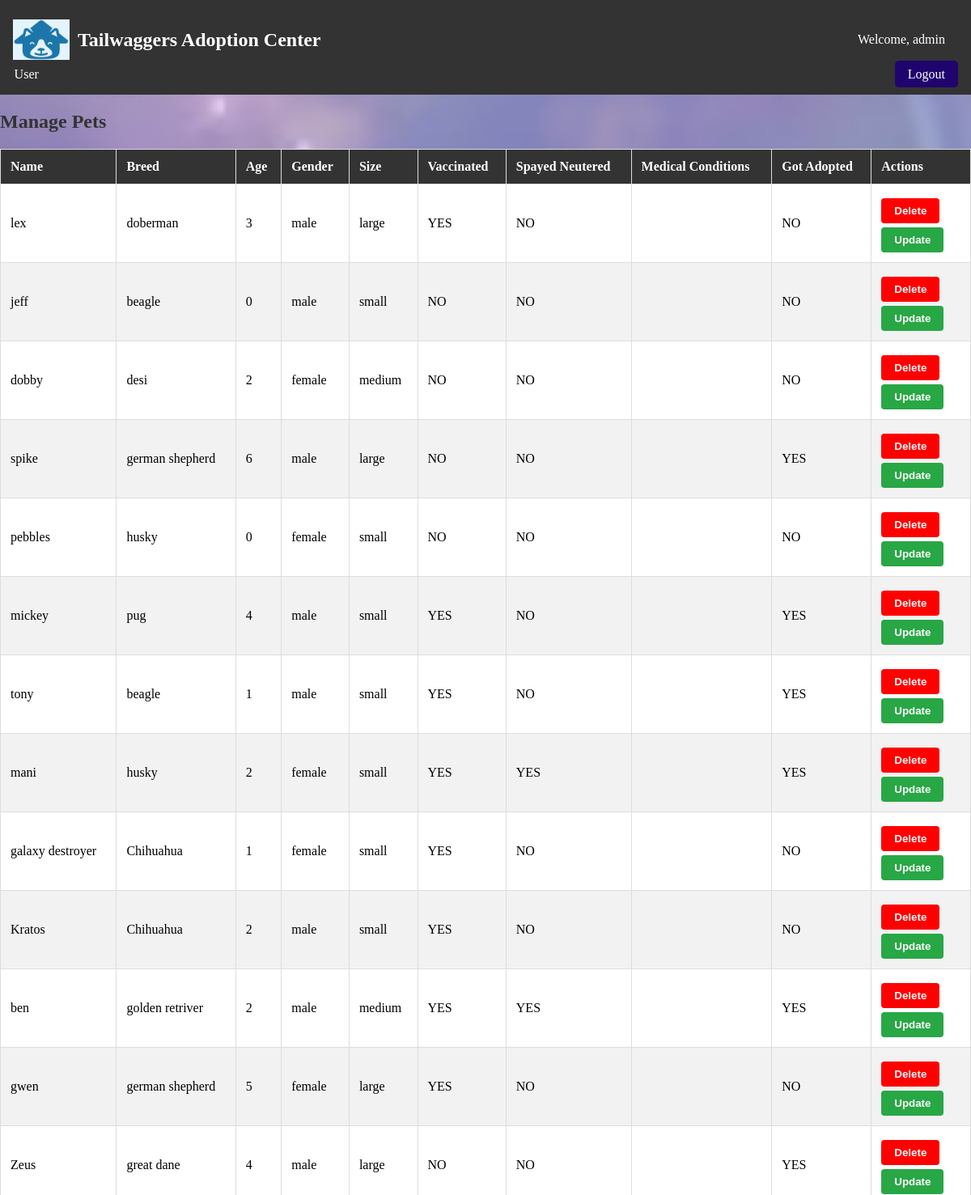
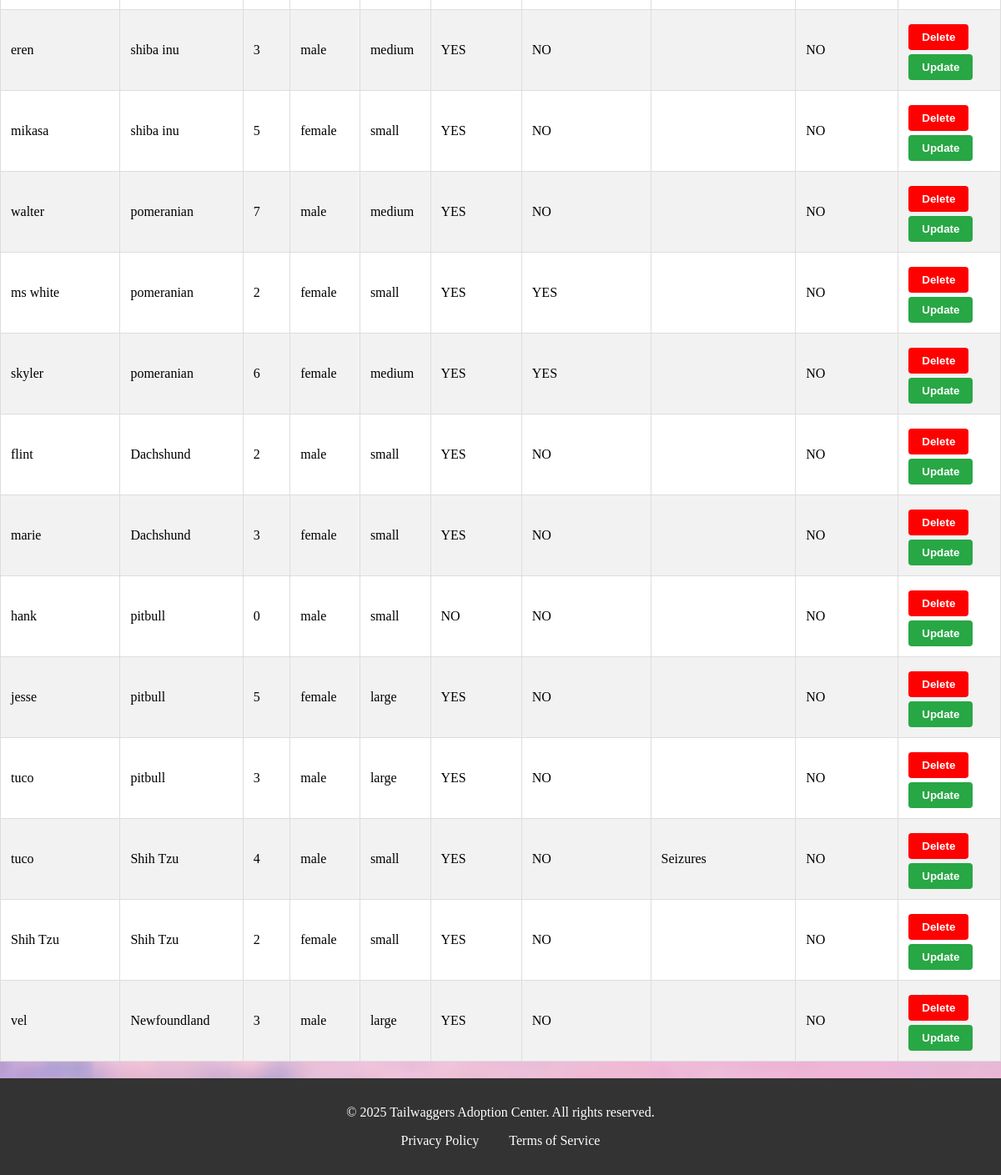
The page /manage_pets (signed in) on the database its author committed (2 pictures, top to bottom).
### webpage/models.py (models this page shows, shortened)
class pet(models.Model):
    SIZE_CHOICES = [ ('small', 'Small'), ('medium', 'Medium'), ('large', 'Large'), ]
    GENDER_CHOICES =[("female","Female"),("male","Male")]
    name=models.CharField(max_length=50)
    age=models.CharField(max_length=20)
    breed=models.ForeignKey(breed,on_delete=models.CASCADE,default=1)
    gender=models.CharField(max_length=10,choices=GENDER_CHOICES ,default='male')
    description = models.TextField(max_length=300,blank=True)
    size = models.CharField(max_length=10, choices=SIZE_CHOICES, default='medium')
    vaccinations = models.BooleanField(default=False)
    spayed_neutered = models.BooleanField(default=False)
    medical_conditions = models.CharField(max_length=100, blank=True)
    image=models.ImageField(upload_to=("upload/image/"))
    is_adopted=models.BooleanField(default=False)
    class Meta:
        permissions = [("can_add_pet","can add pet")]

class breed(models.Model):
    ACTIVITY_LEVEL_CHOICES = [ ('low', 'Low'), ('medium', 'Medium'), ('high', 'High'), ]
    SIZE_CHOICES = [ ('small', 'Small'), ('medium', 'Medium'), ('large', 'Large'), ]
    name = models.CharField(max_length=50)
    good_with_kids = models.BooleanField(default=False)
    low_shedding =models.BooleanField(default=False)
    first_time_owner = models.BooleanField(default=False)
    Guard_dog = models.BooleanField(default=False)
    athletic = models.BooleanField(default=False)
    first_time_owner = models.BooleanField(default=False)
    image=models.ImageField(upload_to=("upload/image/"), blank=True)
    activity_level = models.CharField(max_length=10, choices=ACTIVITY_LEVEL_CHOICES, default='medium')
    size = models.CharField(max_length=10, choices=SIZE_CHOICES, default='medium')

### webpage/views.py (the view)
# urls.py: path('manage_pets',views.manage_pets, name="manage_pets"),
@user_passes_test(lambda u: u.is_staff)
@cache_control(no_cache=True, must_revalidate=True, no_store=True)
def manage_pets(request):
    pets = pet.objects.all()
    if request.method == 'POST':
        pet_id = request.POST.get('pet_id')
        pet_to_delete = pet.objects.get(id=pet_id)
        pet_to_delete.delete()
        messages.success(request, "Pet deleted successfully!")
        return redirect('manage_pets')
    return render(request, "staff/manage_pets.html", {"pets": pets,})

### webpage/templates/staff/manage_pets.html (shortened to what this page needs)
{% extends 'base.html'%}
{% block content%}
<h2>Manage Pets</h2>
<table>
    <thead>
        <tr>
            <th>Name</th>
            <th>Breed</th>
            <th>Age</th>
            <th>Gender</th>
            <th>Size</th>
            <th>Vaccinated</th>
            <th>Spayed Neutered</th>
            <th>Medical Conditions</th>
            <th>Got Adopted</th>
            <th>Actions</th>
        </tr>
    </thead>
    <tbody>
        {% for pet in pets %}
        <tr>
            <td>{{ pet.name }}</td>
            <td>{{ pet.breed.name }}</td>
            <td>{{ pet.age }}</td>
            <td>{{ pet.gender }}</td>
            <td>{{ pet.size }}</td>
            <td>{% if pet.vaccinations %}
                YES
                {% else %}
                NO
                {% endif %}
            </td>
            <td>{%if  pet.spayed_neutered %}
                YES
                {% else %}
                NO
                {% endif %}
            </td>
            <td>{{ pet.medical_conditions }}</td>
            <td>{% if pet.is_adopted %}
                YES
                {% else %}
                NO
                {% endif %}
            </td>
            <td> <form method="POST">
                <button type="submit" class="delete-btn">Delete</button>
            </form>
            <a href="{% url 'update_pet' pet.id %}">
                <button type="submit" class="update-btn">Update</button>
            </a>
        </td>
    </tr>
    {% endfor %}
</tbody>
</table>
{% endblock%}

### webpage/templates/nav/staff_nav.html (shortened to what this page needs)
{% load static %}
<nav>
    <div class="nav-container">
        <div class="logo">
            <img src="{% static 'onlyLOGO.jpg' %}" alt="logo" width="70" height="50">
            <h1>Tailwaggers Adoption Center</h1>
        </div>
        {% if user.is_authenticated %}
        <div class="welcome-message">
            <span class="welcome-message">Welcome, {{ user.username }}</span>
        </div>
        {% endif %}
    </div>
    <div class="nav-links-container">
        <ul class="nav-links">
            <li class="dropdown">
                <a href="#" class="dropbtn">User</a>
            </li>
        </ul>
        <div class="nav-login-logout">
            {% if user.is_authenticated %}
            <div class="nav-logout">
                <a href="{% url 'logout' %}" class="btn">Logout</a>
            </div>
            {% else %}
            <div class="nav-login">
                <a href="{% url 'login' %}" class="btn">Login</a>
            </div>
            {% endif %}
        </div>
    </div>
</nav>

### static/style.css (style rules this page uses)
body { font-family: 'Times New Roman', sans-serif; margin: 0; padding: 0; background-color: #f4f4f4; background-image: url(./petpage_BG_new.jpg); background-size: cover; background-repeat: no-repeat; background-attachment: fixed; }
nav { background: #333;color: #fff;display: flex;flex-direction: column;align-items: flex-start;padding: 1rem; }
.nav-container { display: flex;width: 100%;justify-content: space-between; align-items: center; }
.nav-links-container { display: flex;width: 100%;justify-content: space-between; align-items: center; }
nav .logo { display: flex;align-items: center; }
nav .logo h1 { margin-left: 10px;font-family: 'Times New Roman', Times, serif ; }
.welcome-message { display: inline-block;margin-right: auto; }
.welcome-message { margin-right: 0.5rem; }
.nav-links { list-style: none;margin: 0;padding: 0;display: flex;flex-direction: row; align-items: center; }
nav .nav-links li { margin-right: 2rem; }
nav .nav-links a { color: #ffffff;text-decoration: none; }
.nav-login-logout { display: flex;align-items: center; }
.nav-login-logout > div { margin-left: 1rem; }
.nav-logout .btn { background: #1f046d;color: #fff;padding: 0.5rem 1rem;text-decoration: none; border-radius: 5px; }
.dropdown { position: relative; }
.dropdown .dropbtn { background: none; border: none; cursor: pointer; color: #fff;font-size: 1rem; padding: 0.1rem 0.1rem; }
table { width: 100%; border-collapse: collapse; margin: 20px 0; }
table th, table td { padding: 12px; border: 1px solid #ddd; text-align: left; }
table th { background-color: #333; color: white; }
table tr:nth-child(even) { background-color: #f2f2f2; }
table tr:nth-child(odd) { background-color: #ffffff; }
.delete-btn { background-color: #ff0000;color: white; padding: 8px 16px; border: none; border-radius: 4px; cursor: pointer; font-weight: bold; margin-right: 10px; margin-top: 5px; display: inline-block; }
.update-btn { background-color: #28a745; color: white; padding: 8px 16px; border: none; border-radius: 4px; cursor: pointer; font-weight: bold; margin-right: 10px;margin-top: 5px;display: inline-block; }
h2 { color: #333; }

### rows shown on the page
pet: name "lex", breed.name "doberman", age "3", gender "male", size "large", vaccinations "YES", spayed_neutered "NO", is_adopted "NO"
pet: name "jeff", breed.name "beagle", age "0", gender "male", size "small", vaccinations "NO", spayed_neutered "NO", is_adopted "NO"
pet: name "dobby", breed.name "desi", age "2", gender "female", size "medium", vaccinations "NO", spayed_neutered "NO", is_adopted "NO"
pet: name "spike", breed.name "german shepherd", age "6", gender "male", size "large", vaccinations "NO", spayed_neutered "NO", is_adopted "YES"
pet: name "pebbles", breed.name "husky", age "0", gender "female", size "small", vaccinations "NO", spayed_neutered "NO", is_adopted "NO"
pet: name "mickey", breed.name "pug", age "4", gender "male", size "small", vaccinations "YES", spayed_neutered "NO", is_adopted "YES"
pet: name "tony", breed.name "beagle", age "1", gender "male", size "small", vaccinations "YES", spayed_neutered "NO", is_adopted "YES"
pet: name "mani", breed.name "husky", age "2", gender "female", size "small", vaccinations "YES", spayed_neutered "YES", is_adopted "YES"
pet: name "galaxy destroyer", breed.name "Chihuahua", age "1", gender "female", size "small", vaccinations "YES", spayed_neutered "NO", is_adopted "NO"
pet: name "Kratos", breed.name "Chihuahua", age "2", gender "male", size "small", vaccinations "YES", spayed_neutered "NO", is_adopted "NO"
pet: name "ben", breed.name "golden retriver", age "2", gender "male", size "medium", vaccinations "YES", spayed_neutered "YES", is_adopted "YES"
pet: name "gwen", breed.name "german shepherd", age "5", gender "female", size "large", vaccinations "YES", spayed_neutered "NO", is_adopted "NO"
pet: name "Zeus", breed.name "great dane", age "4", gender "male", size "large", vaccinations "NO", spayed_neutered "NO", is_adopted "YES"
pet: name "eren", breed.name "shiba inu", age "3", gender "male", size "medium", vaccinations "YES", spayed_neutered "NO", is_adopted "NO"
pet: name "mikasa", breed.name "shiba inu", age "5", gender "female", size "small", vaccinations "YES", spayed_neutered "NO", is_adopted "NO"
pet: name "walter", breed.name "pomeranian", age "7", gender "male", size "medium", vaccinations "YES", spayed_neutered "NO", is_adopted "NO"
pet: name "ms white", breed.name "pomeranian", age "2", gender "female", size "small", vaccinations "YES", spayed_neutered "YES", is_adopted "NO"
pet: name "skyler", breed.name "pomeranian", age "6", gender "female", size "medium", vaccinations "YES", spayed_neutered "YES", is_adopted "NO"
pet: name "flint", breed.name "Dachshund", age "2", gender "male", size "small", vaccinations "YES", spayed_neutered "NO", is_adopted "NO"
pet: name "marie", breed.name "Dachshund", age "3", gender "female", size "small", vaccinations "YES", spayed_neutered "NO", is_adopted "NO"
pet: name "hank", breed.name "pitbull", age "0", gender "male", size "small", vaccinations "NO", spayed_neutered "NO", is_adopted "NO"
pet: name "jesse", breed.name "pitbull", age "5", gender "female", size "large", vaccinations "YES", spayed_neutered "NO", is_adopted "NO"
pet: name "tuco", breed.name "pitbull", age "3", gender "male", size "large", vaccinations "YES", spayed_neutered "NO", is_adopted "NO"
pet: name "tuco", breed.name "Shih Tzu", age "4", gender "male", size "small", vaccinations "YES", spayed_neutered "NO", medical_conditions "Seizures", is_adopted "NO"
pet: name "Shih Tzu", breed.name "Shih Tzu", age "2", gender "female", size "small", vaccinations "YES", spayed_neutered "NO", is_adopted "NO"
pet: name "vel", breed.name "Newfoundland", age "3", gender "male", size "large", vaccinations "YES", spayed_neutered "NO", is_adopted "NO"

### other values the page prints
{{ user.username }} "admin"
